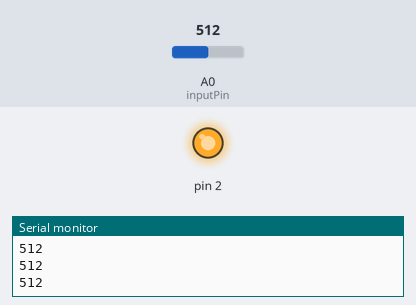
A sketch run on a simulated Arduino Uno, built with avr-gcc and run on an emulated ATmega328P. On the bench: output pins drawn as LEDs (lit = HIGH), the last lines printed to the serial monitor. The inputs (shaded band) are chosen by the test bench; at power-on: A0 (inputPin) = 512.

Above: at 1.2 s.
1.3 s: A0 (inputPin) set to 482
At 1.8 s:
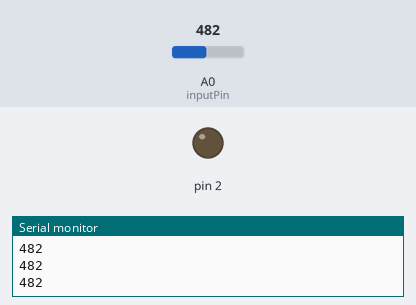
2.8 s: A0 (inputPin) set to 510
At 3.1 s:
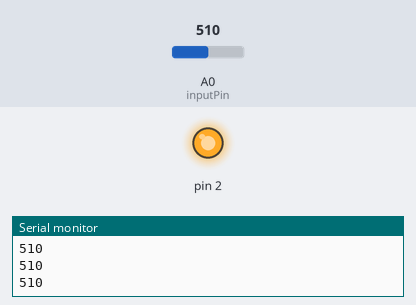
4.3 s: A0 (inputPin) set to 490
At 5.4 s:
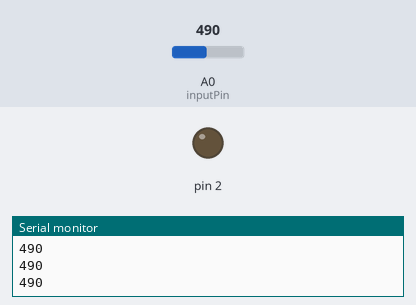
Timing chart, 0 to 7.3 s (numbered marks = the images above; inputs shaded):
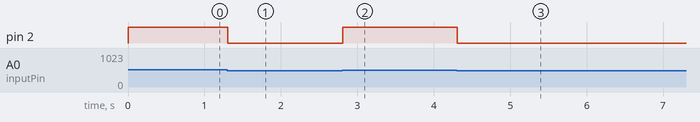

Measured:
- the behaviour switches between 501 and 500 on A0 (inputPin) (found by bisection; images 0 and 1)
- after the input at 1.3 s, pin 2: HIGH → LOW at once
- after the input at 2.8 s, pin 2: LOW → HIGH at once
- after the input at 4.3 s, pin 2: HIGH → LOW at once

The sketch:

Analog_Read.ino
```cpp
const int inputPin = A0;

void setup() {
  // put your setup code here, to run once:
  Serial.begin(9600);
  pinMode(inputPin, INPUT);
  pinMode(2, OUTPUT);
}

void loop() {
  // put your main code here, to run repeatedly:
  int input = analogRead(inputPin);

  Serial.println(analogRead(inputPin));

  if(input > 500){
    digitalWrite(2, HIGH);
  }
  else
  {
    digitalWrite(2, LOW);
  }
}
```
